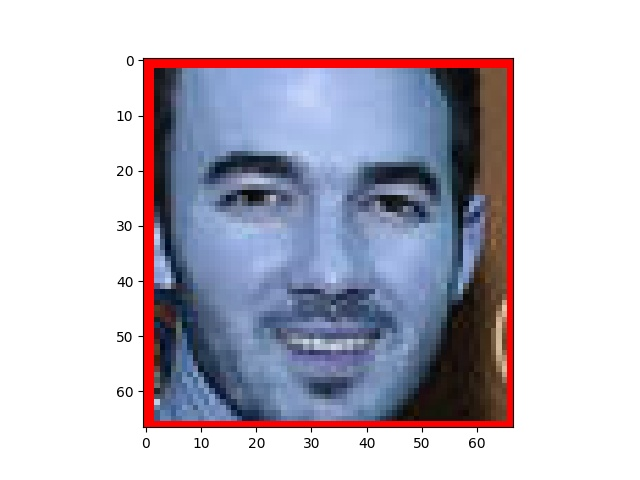
#> input picture faces/face8130.jpg, 640 x 480 px; its folder holds only this picture in this run
$ python face.py
#> lines starting #> are read from the running program, lines starting #| are printed output that depends on the picture; after the words box and inside, x2 and y2 are one past the last pixel; in counts of white or black regions, pixels touching at a corner belong together
import numpy as np
import cv2
import matplotlib.pyplot as plt
import random
import os

face_cascade = cv2.CascadeClassifier('face.xml')
file = input("input image path : ");
#> the answer given: faces/face8130.jpg
img = cv2.imread(file)
#> img is the input picture: shape (480, 640, 3); mean B, G, R 199.1, 187.6, 190.8
init = random.randint(1,100000)
gray = cv2.cvtColor(img, cv2.COLOR_BGR2GRAY)
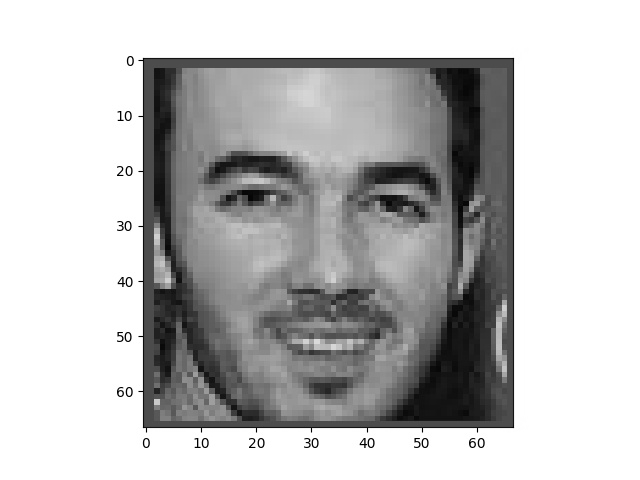
#> gray: shape (480, 640); min 0, max 255, mean 189.9
faces = face_cascade.detectMultiScale(gray, 1.3, 5)
#> faces = [[157, 69, 338, 338]]
try:
    os.mkdir(os.getcwd() + "/faces")
except FileExistsError:
    print ("folder exists")

try:
    os.mkdir(os.getcwd() + "/images")
except FileExistsError:
    print ("folder exists")

for (x,y,w,h) in faces:
    img = cv2.rectangle(img,(x,y),(x+w,y+h),(255,0,0),2)
    roi_gray = gray[y:y+h, x:x+w]
    roi_color = img[y:y+h, x:x+w]
    plt.imshow(roi_color)
    plt.savefig("faces/face{0}.jpg".format(init))
    init+=1
#> this loop made 1 pass
#> (x, y, w, h, init) on pass 1: (157, 69, 338, 338, 50496)
#> pass 1, `img = cv2.rectangle(img,(x,y),(x+w,y+h),(255,0,0),2)`:
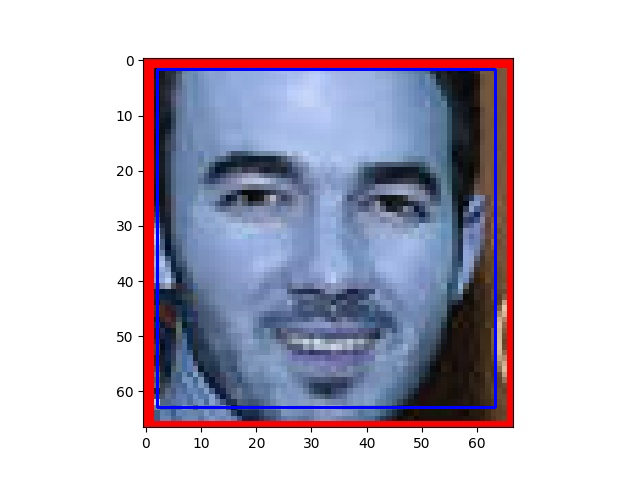
#> img: shape (480, 640, 3); 1.32% of pixels changed, all inside (x1, y1, x2, y2) = (156, 68, 497, 409)
#> pass 1, `roi_gray = gray[y:y+h, x:x+w]`:
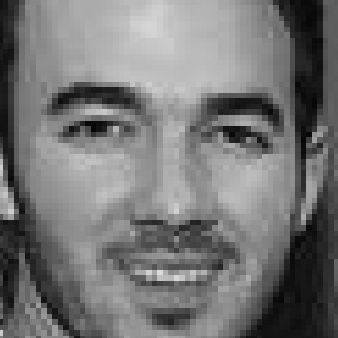
#> roi_gray: shape (338, 338); min 3, max 221, mean 117.4
#> pass 1, `roi_color = img[y:y+h, x:x+w]`:
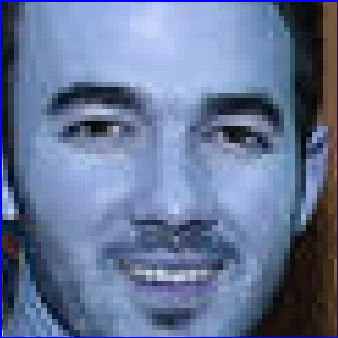
#> roi_color: shape (338, 338, 3); mean B, G, R 151.9, 117, 101.1
#> after the loop, init = 50496

cv2.imshow('img',img)
plt.imshow(img)
plt.savefig("images/img{0}.jpg".format(init))
#> figure, not shown here; B, G, R data is drawn as R, G, B
cv2.waitKey(0)
cv2.destroyAllWindows()

$ run again, on faces/face8131.jpg
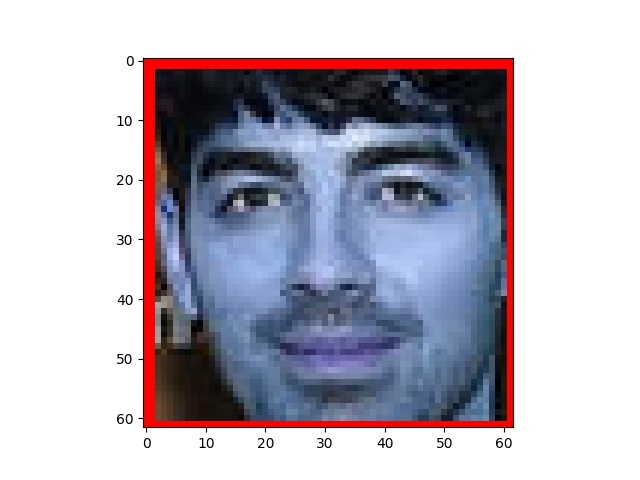
#> input picture faces/face8131.jpg, 640 x 480 px
#> img is the input picture: shape (480, 640, 3); mean B, G, R 190.7, 179.8, 184
#> `gray = cv2.cvtColor(img, cv2.COLOR_BGR2GRAY)`:
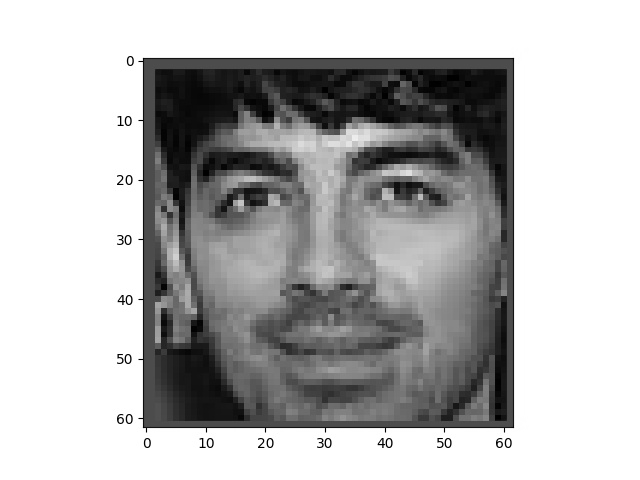
#> gray: shape (480, 640); min 0, max 255, mean 182.3
#> faces = [[148, 64, 354, 354]]
#> the loop `for (x,y,w,h) in faces:` made 1 pass
#> (x, y, w, h, init) on pass 1: (148, 64, 354, 354, 50496)
#> pass 1, `roi_color = img[y:y+h, x:x+w]`:
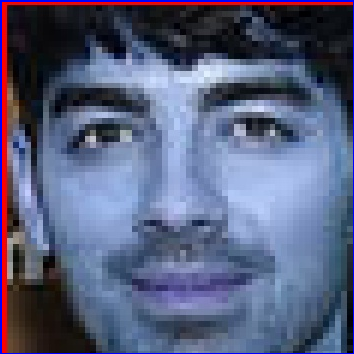
#> roi_color: shape (354, 354, 3); mean B, G, R 125.7, 95, 87.6
#> after the loop `for (x,y,w,h) in faces:`: init = 50496
